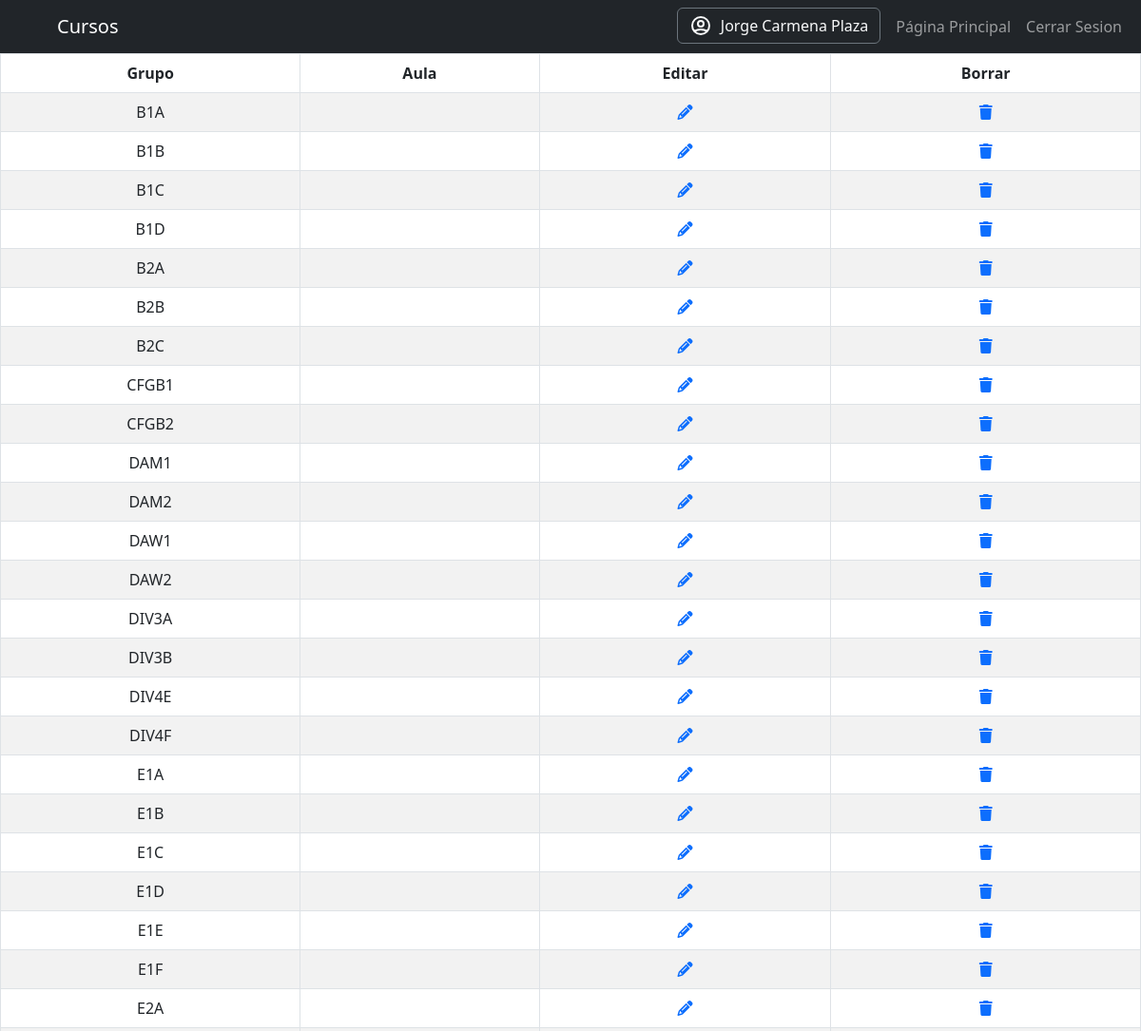
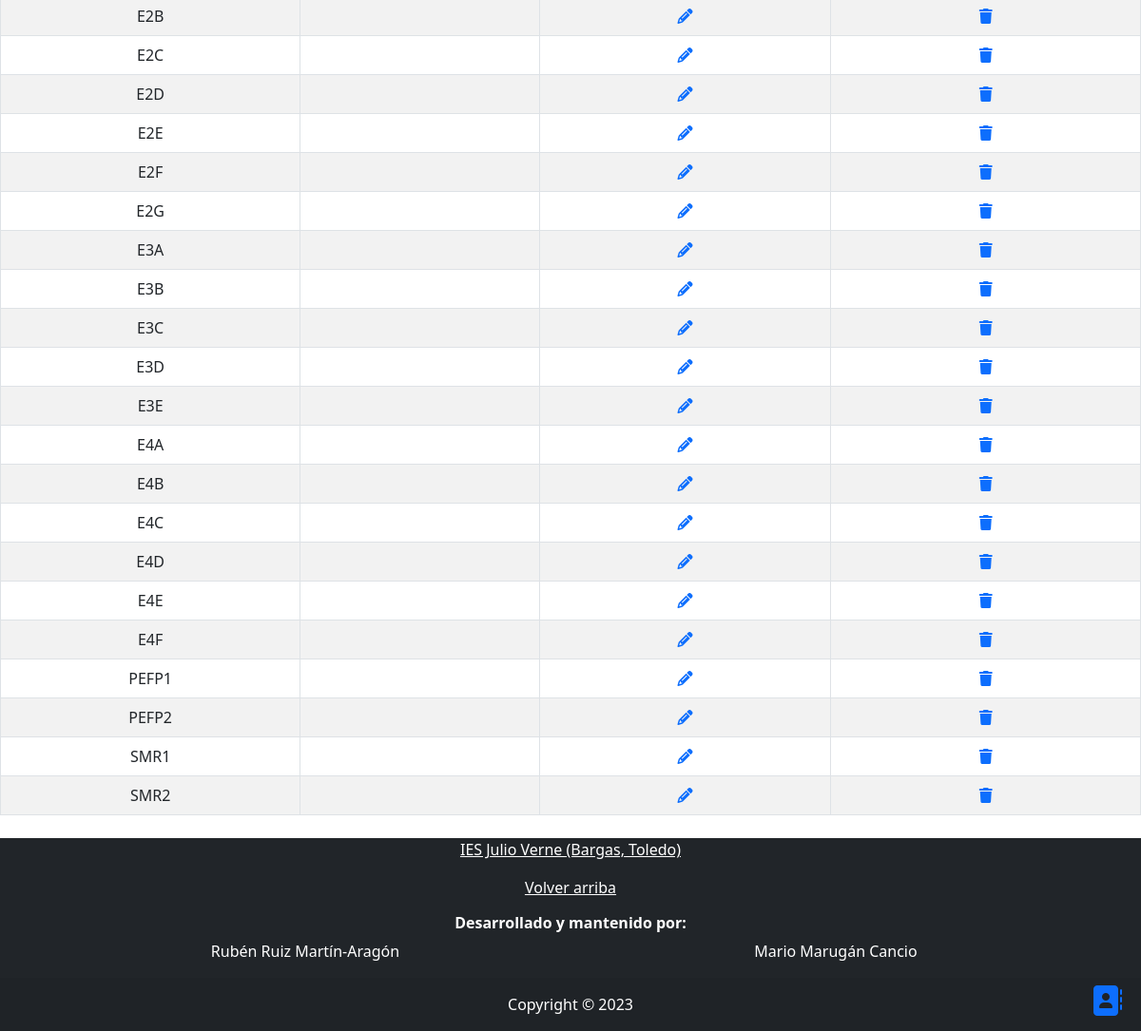
/cursos/cursos.php (signed in), run on the app's committed database (2 pictures, top to bottom).
### tables this page shows
CREATE TABLE Cursos (
  grupo varchar(20) NOT NULL PRIMARY KEY,
  aula varchar(20),
  curso VARCHAR(30) NOT NULL
);

### cursos/mostarcursos.php (the view, shortened to what this page needs)
<?php
    require_once("../archivosComunes/conexion.php");
    $select = "SELECT grupo, aula FROM Cursos";
    $resul = $db->query($select);
    while ($cursos = $resul->fetch(PDO::FETCH_ASSOC)) {
        echo '<tr>';
            echo '<td id="grupo'.$cursos['grupo'].'">'.$cursos['grupo'].'</td>';
            echo '<td id="aula'.$cursos['grupo'].'">'.$cursos['aula'].'</td>';
            echo '<td> <a href="#" onclick="editar(\''.$cursos['grupo'].'\');"><i id="editar'.$cursos['grupo'].'" class="fa-solid fa-pencil"></i></a> </td>';
            echo '<td> <a href="#" onclick="borrar(\''.$cursos['grupo'].'\');"><i class="fa-solid fa-trash"></i></a> </td>';
        echo "</tr>";
    }
?>

### data on the page
cursos: grupo "B1A"
cursos: grupo "B1B"
cursos: grupo "B1C"
cursos: grupo "B1D"
cursos: grupo "B2A"
cursos: grupo "B2B"
cursos: grupo "B2C"
cursos: grupo "CFGB1"
cursos: grupo "CFGB2"
cursos: grupo "DAM1"
cursos: grupo "DAM2"
cursos: grupo "DAW1"
cursos: grupo "DAW2"
cursos: grupo "DIV3A"
cursos: grupo "DIV3B"
cursos: grupo "DIV4E"
cursos: grupo "DIV4F"
cursos: grupo "E1A"
cursos: grupo "E1B"
cursos: grupo "E1C"
cursos: grupo "E1D"
cursos: grupo "E1E"
cursos: grupo "E1F"
cursos: grupo "E2A"
cursos: grupo "E2B"
cursos: grupo "E2C"
cursos: grupo "E2D"
cursos: grupo "E2E"
cursos: grupo "E2F"
cursos: grupo "E2G"
cursos: grupo "E3A"
cursos: grupo "E3B"
cursos: grupo "E3C"
cursos: grupo "E3D"
cursos: grupo "E3E"
cursos: grupo "E4A"
cursos: grupo "E4B"
cursos: grupo "E4C"
cursos: grupo "E4D"
cursos: grupo "E4E"
cursos: grupo "E4F"
cursos: grupo "PEFP1"
cursos: grupo "PEFP2"
cursos: grupo "SMR1"
cursos: grupo "SMR2"

### other printed values
$_SESSION['usuario_login']['nombre'] "Jorge"
$_SESSION['usuario_login']['apellidos'] "Carmena Plaza"
